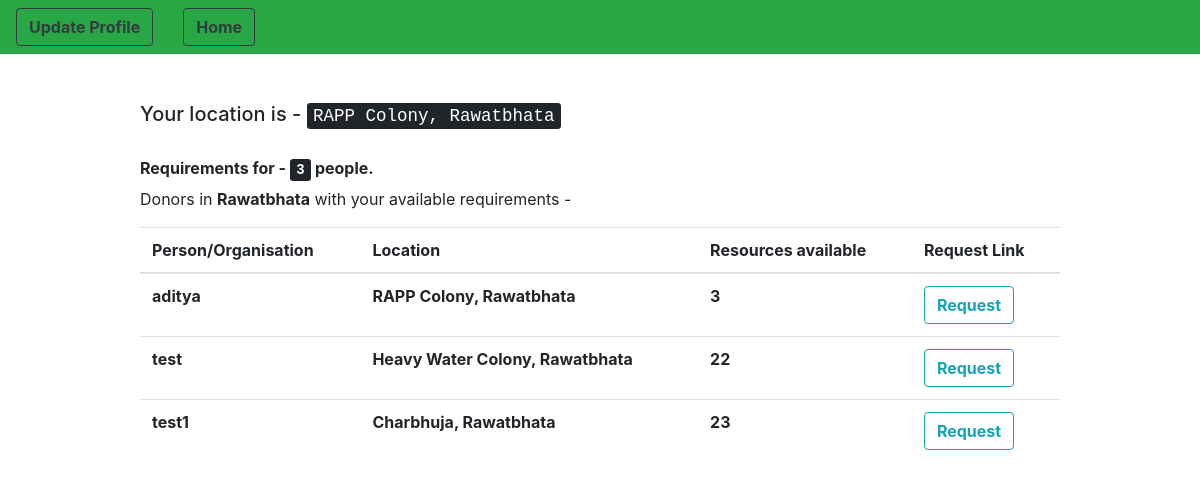
/users/showDonor/ (signed in), run on an earlier commit of the app's database.
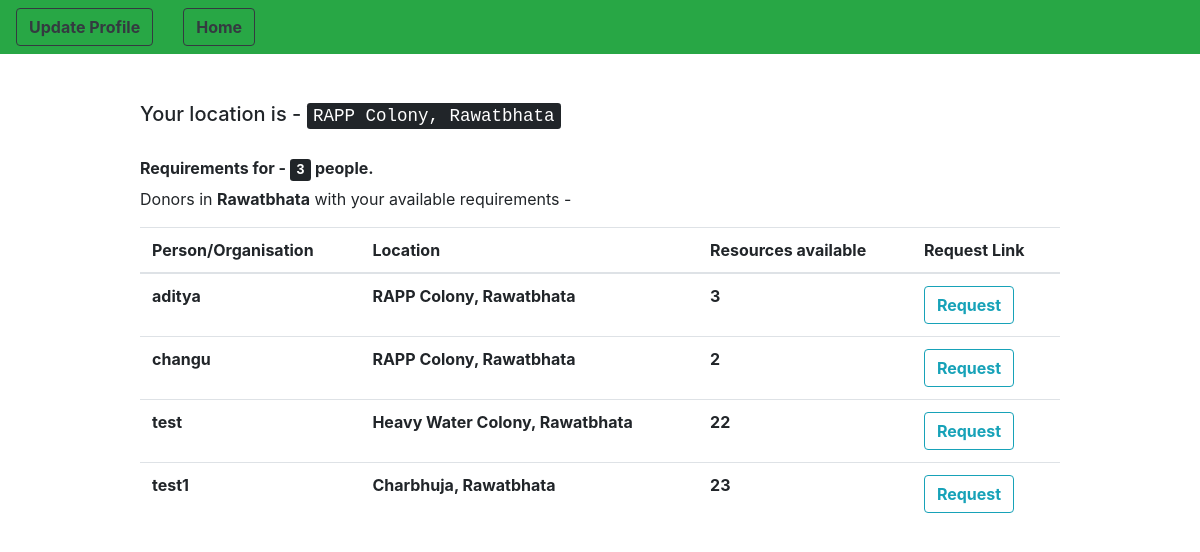
And on a later commit of the database.
### customUser/models.py (models this page shows, shortened)
class CustomUser(AbstractUser):
    pin_code = models.IntegerField(null = True)
    contact_no = models.IntegerField(null = True)
    resources = models.IntegerField(null = True) # no. of persons avability/requirement
    locality = models.CharField(max_length = 100)
    city = models.CharField(max_length = 50)
    """CHOICES=[('0','Donor'),
                   ('1','Reciever')]"""
    state = models.CharField(max_length = 50, default = " ")
    donor = models.BooleanField(default = 'False') # 0 - Donor 1 - Reciever
    email = models.EmailField(unique=True)
    organisation = models.BooleanField(default = 'False')

### customUser/views.py (the view)
# urls.py: path('showDonor/', views.show_nearby_donors, name = 'showNearbyDonors'),
@login_required(login_url = "/users/login")
def show_nearby_donors(request):
	you = request.user
	you_address = you.locality + ',' + you.city
	donors = CustomUser.objects.filter(city = you.city)
	return render(request, 'show_donors.html', {'you' : you, 'donors' : donors})

### templates/show_donors.html (shortened to what this page needs)
{% extends 'base.html' %}
{% block navigation %}
	<div class = "row">
		<div class = "col">
			<a href="{% url 'edit_profile' %}" class="btn btn-outline-dark" method = "get"><strong>Update Profile</strong></a>
		</div>
		<div class = "col">
			<a href="{% url 'homePage' %}" class="btn btn-outline-dark" method = "post"><strong>Home</strong></a>
		</div>
	</div>
{% endblock %}
{% block content %}
	<h5> Your location is - <kbd> {{ you.locality }}, {{ you.city }} </kbd> </h5> <br>
	<h6> <strong> Requirements for - <kbd> {{ you.resources }}</kbd> people.</strong></h6>
	<p> Donors in  <strong> {{ you.city }}</strong> with your available requirements -  </p>
	<table class = "table">
			<thead>
				<tr>
					<th scope="col"> Person/Organisation </th>
					<th scope="col"> Location </th>
					<th scope="col"> Resources available </th>
					<th scope ="col"> Request Link </th>
				</tr>
			</thead>
			<tbody>
	{% for i in donors %}
		{% if i.username != 'admin' and i.donor == True and i.resources > 0%}
				<tr>
					<th scope="row"> {{ i.username }}  </th>
					<th scope="row"> {{ i.locality }}, {{ i.city }} </th>
					<th scope="row"> {{ i.resources }} </th>
					<th scope="row">
			<a href="{% url 'update_requirements' i.email %}" class="btn btn-outline-info" method = "get"><strong>Request</strong></a>
					</th>
				</tr>
		{% endif %}
	{% endfor %}
	</tbody>
			</table>
	<br> <br>
{% endblock %}

What changed in the data, as far as the page shows it:
now on this page (row edited): CustomUser: username "changu", locality "RAPP Colony", city "Rawatbhata", resources "2"
